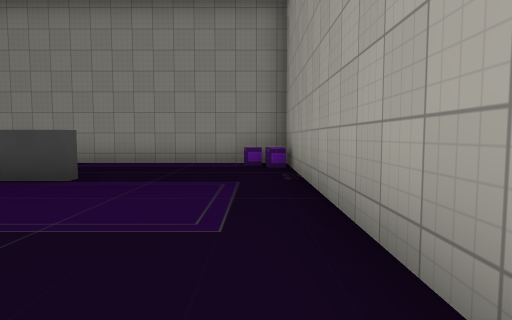
view 1 (above)

24 first-person views from a walk through a 3-D level made in the Godot game engine. The camera is 1.3 m above the floor, tilts 4° down and sees 75° across. The floor is counted in squares, 2 m on a side. Each view is taken from the middle of a square. On the plan, view 1 faces up. The plan holds only what a view shows up to about 10 squares ahead; the rest is blank. Characters and animated objects are not drawn. Some surface patterns are stand-ins.

view 2
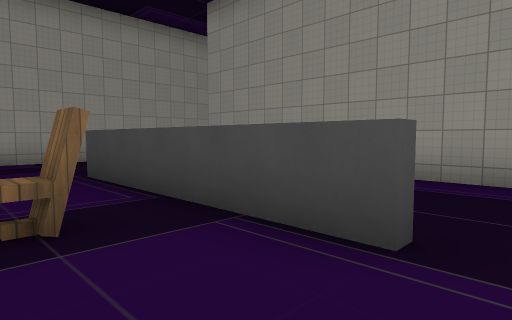

view 3
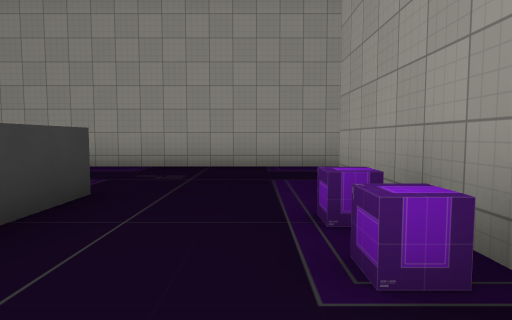

view 4
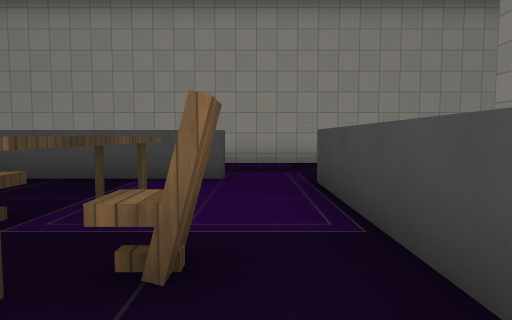

view 5
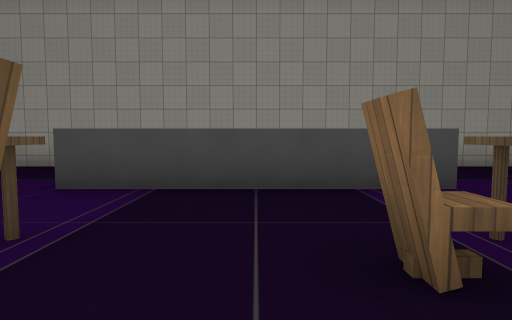

view 6
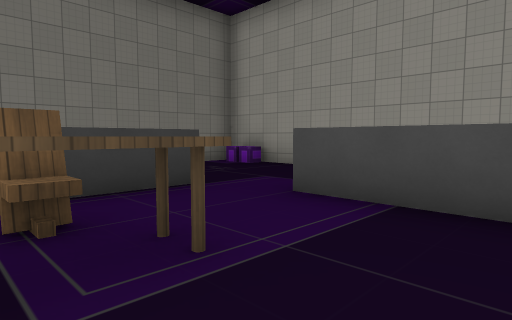

view 7
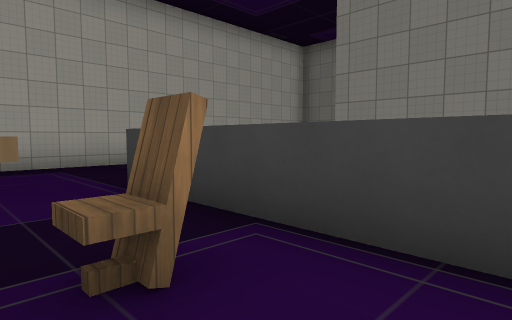

view 8
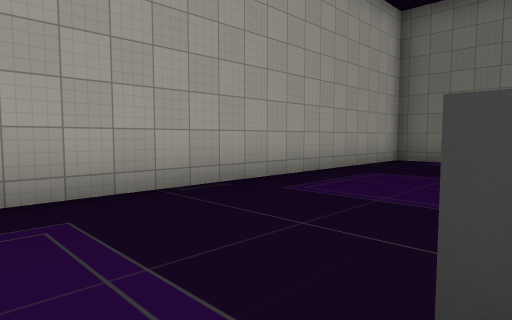

view 9
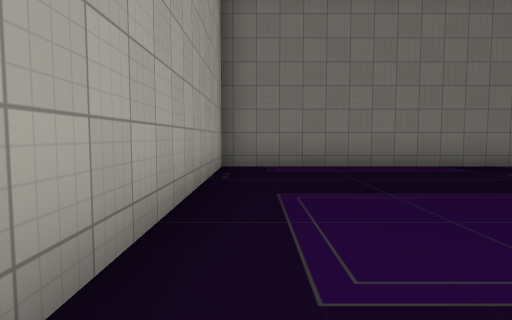

view 10
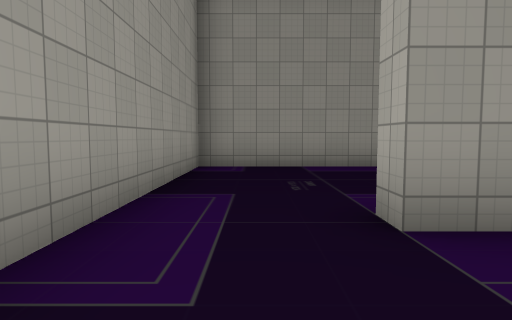

view 11
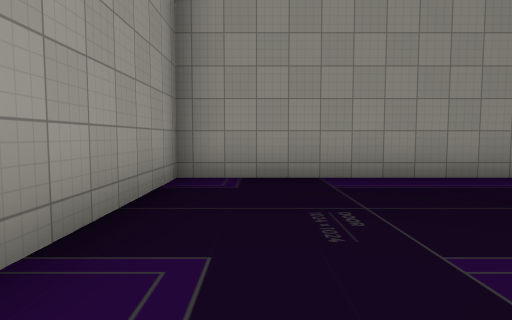

view 12
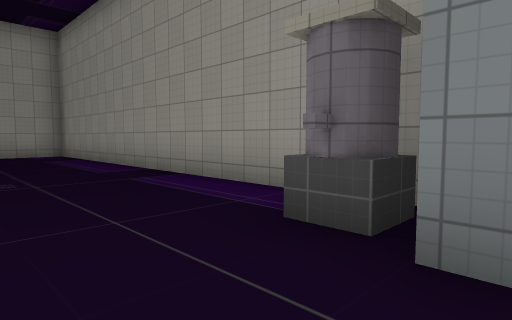

view 13
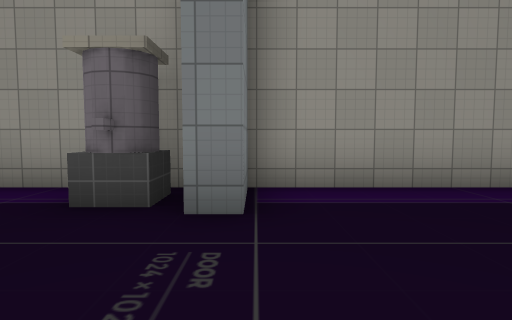

view 14
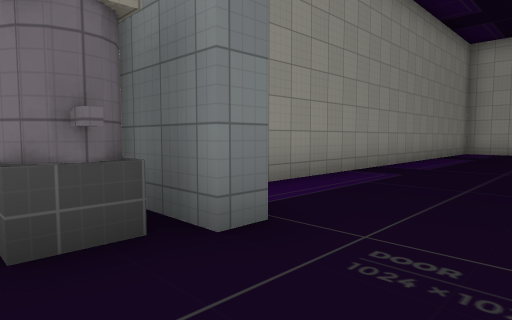

view 15
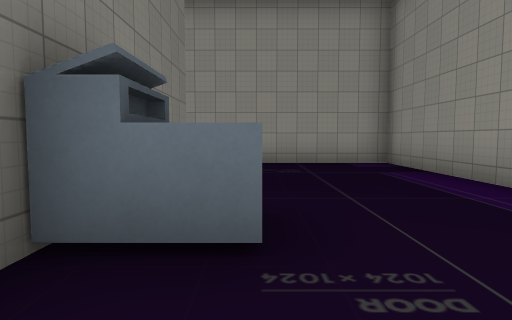

view 16
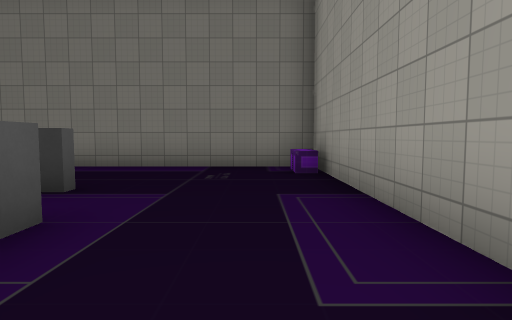

view 17
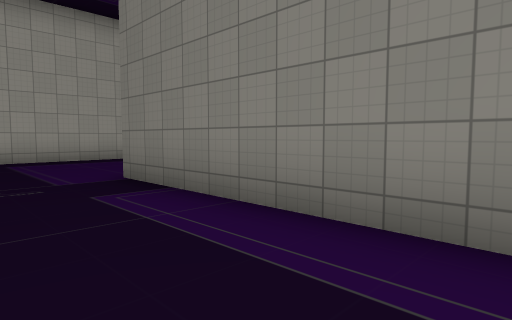

view 18
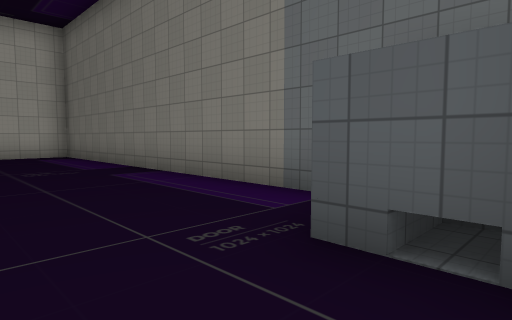

view 19
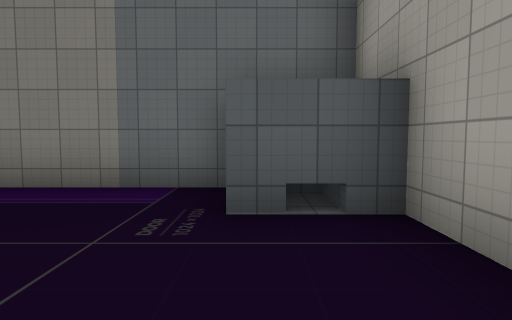

view 20
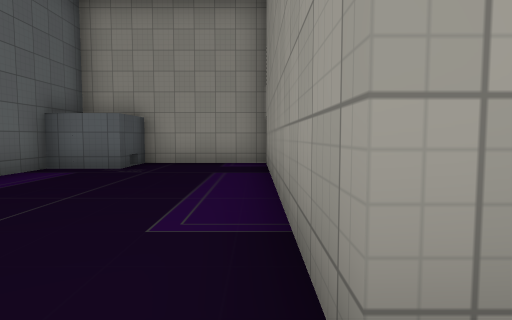

view 21
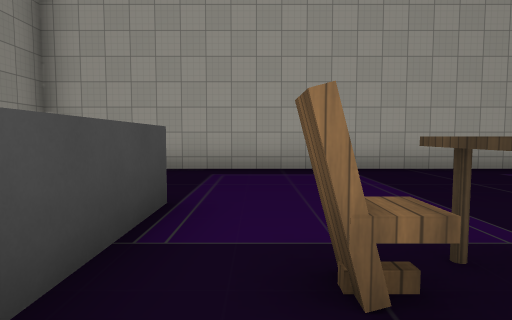

view 22
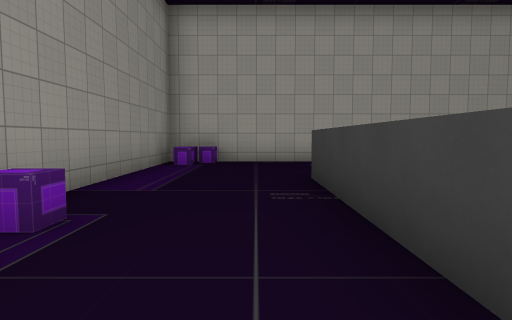

view 23
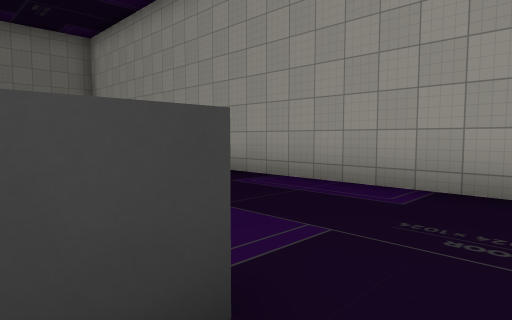

view 24
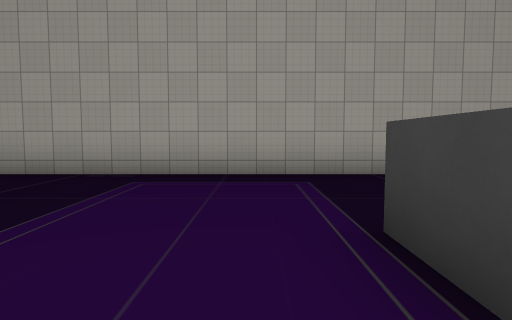

### Floor plan
Key: @ floor where view 1 was taken; # wall or solid block; . floor; D closed door; ^ raised ledge; B box; C chair; T table; P printer.
Columns run from 12 left of view 1 to 10 right of it. Each row starts with its distance up from view 1.
 14 #######################
 13 #...D........#.........
 12 #...........##.........
 11 #..................
 10 #......P.......
  9 #..####P#### .
  8 #....BB#....B#
  7 #...........B#
  6 #............#
  5 #....^^^^^...#
  4 #............#
  3 #...^.TC.....#
  2 #.. ^.C......#
  1 # . ^.... ...#
  0 #...^..C ...@#
 -1 #...^.CT.....#
 -2 #.....C......#
 -3 #....^^^^^...#
 -4 #......  ....#
 -5  B...........#
 -6  B#######....#
 -7 #............#
 -8 #............#
 -9 #............#
-10 ###..........#
-11  ##..........#
-12   ############

Where each view was taken, in squares from view 1:
view 1: 0 up, 0 right, facing up
view 2: 3 up, 2 left, facing up-left
view 3: 7 up, 4 left, facing left
view 4: 4 up, 3 left, facing left
view 5: 1 up, 4 left, facing left
view 6: 1 up, 5 left, facing down-left
view 7: 1 down, 7 left, facing down-right
view 8: 2 down, 3 left, facing down-right
view 9: 4 down, 0 right, facing down
view 10: 6 up, 10 left, facing up
view 11: 8 up, 10 left, facing up
view 12: 10 up, 1 right, facing up-left
view 13: 9 up, 1 right, facing up
view 14: 10 up, 1 left, facing up-right
view 15: 10 up, 3 left, facing left
view 16: 1 up, 10 left, facing down
view 17: 4 down, 9 left, facing down-right
view 18: 8 down, 11 left, facing down-right
view 19: 7 down, 10 left, facing down
view 20: 7 down, 3 left, facing left
view 21: 4 up, 6 left, facing right
view 22: 6 up, 8 left, facing right
view 23: 6 up, 7 left, facing down-left
view 24: 2 down, 5 left, facing right
